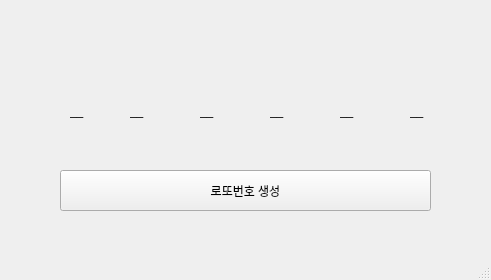
<?xml version="1.0" encoding="UTF-8"?>
<ui version="4.0">
 <class>MainWindow</class>
 <widget class="QMainWindow" name="MainWindow">
  <property name="geometry">
   <rect>
    <x>0</x>
    <y>0</y>
    <width>491</width>
    <height>280</height>
   </rect>
  </property>
  <property name="windowTitle">
   <string>MainWindow</string>
  </property>
  <widget class="QWidget" name="centralwidget">
   <widget class="QLabel" name="lbl1">
    <property name="geometry">
     <rect>
      <x>70</x>
      <y>80</y>
      <width>41</width>
      <height>61</height>
     </rect>
    </property>
    <property name="text">
     <string>__</string>
    </property>
   </widget>
   <widget class="QLabel" name="lbl2">
    <property name="geometry">
     <rect>
      <x>130</x>
      <y>80</y>
      <width>41</width>
      <height>61</height>
     </rect>
    </property>
    <property name="text">
     <string>__</string>
    </property>
   </widget>
   <widget class="QLabel" name="lbl3">
    <property name="geometry">
     <rect>
      <x>200</x>
      <y>80</y>
      <width>41</width>
      <height>61</height>
     </rect>
    </property>
    <property name="text">
     <string>__</string>
    </property>
   </widget>
   <widget class="QLabel" name="lbl4">
    <property name="geometry">
     <rect>
      <x>270</x>
      <y>80</y>
      <width>41</width>
      <height>61</height>
     </rect>
    </property>
    <property name="text">
     <string>__</string>
    </property>
   </widget>
   <widget class="QLabel" name="lbl5">
    <property name="geometry">
     <rect>
      <x>340</x>
      <y>80</y>
      <width>41</width>
      <height>61</height>
     </rect>
    </property>
    <property name="text">
     <string>__</string>
    </property>
   </widget>
   <widget class="QLabel" name="lbl6">
    <property name="geometry">
     <rect>
      <x>410</x>
      <y>80</y>
      <width>41</width>
      <height>61</height>
     </rect>
    </property>
    <property name="text">
     <string>__</string>
    </property>
   </widget>
   <widget class="QPushButton" name="pb">
    <property name="geometry">
     <rect>
      <x>60</x>
      <y>170</y>
      <width>371</width>
      <height>41</height>
     </rect>
    </property>
    <property name="text">
     <string>로또번호 생성</string>
    </property>
   </widget>
  </widget>
  <widget class="QMenuBar" name="menubar">
   <property name="geometry">
    <rect>
     <x>0</x>
     <y>0</y>
     <width>491</width>
     <height>21</height>
    </rect>
   </property>
  </widget>
  <widget class="QStatusBar" name="statusbar"/>
 </widget>
 <resources/>
 <connections/>
</ui>
